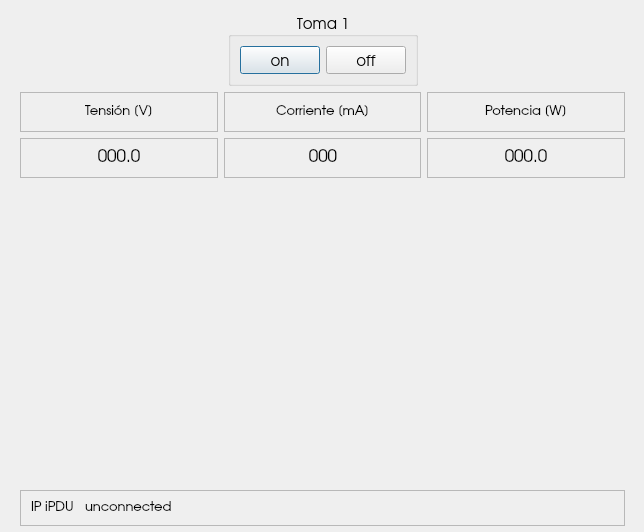
<?xml version="1.0" encoding="UTF-8"?>
<ui version="4.0">
 <class>MainWindow</class>
 <widget class="QMainWindow" name="MainWindow">
  <property name="geometry">
   <rect>
    <x>0</x>
    <y>0</y>
    <width>644</width>
    <height>532</height>
   </rect>
  </property>
  <property name="windowTitle">
   <string>MainWindow</string>
  </property>
  <property name="styleSheet">
   <string notr="true"/>
  </property>
  <widget class="QWidget" name="centralwidget">
   <widget class="QWidget" name="layoutWidget">
    <property name="geometry">
     <rect>
      <x>20</x>
      <y>11</y>
      <width>605</width>
      <height>515</height>
     </rect>
    </property>
    <layout class="QVBoxLayout" name="verticalLayout_6">
     <item>
      <layout class="QVBoxLayout" name="verticalLayout_5">
       <item>
        <layout class="QHBoxLayout" name="ON_OFF">
         <item>
          <spacer name="horizontalSpacer">
           <property name="orientation">
            <enum>Qt::Horizontal</enum>
           </property>
           <property name="sizeHint" stdset="0">
            <size>
             <width>40</width>
             <height>20</height>
            </size>
           </property>
          </spacer>
         </item>
         <item>
          <widget class="QGroupBox" name="groupBox">
           <property name="enabled">
            <bool>true</bool>
           </property>
           <property name="font">
            <font>
             <family>URW Gothic L</family>
             <pointsize>11</pointsize>
             <weight>7</weight>
             <italic>false</italic>
             <bold>false</bold>
            </font>
           </property>
           <property name="toolTip">
            <string>&lt;html&gt;&lt;head/&gt;&lt;body&gt;&lt;p&gt;hola&lt;/p&gt;&lt;/body&gt;&lt;/html&gt;</string>
           </property>
           <property name="layoutDirection">
            <enum>Qt::LeftToRight</enum>
           </property>
           <property name="styleSheet">
            <string notr="true">font: 63 11pt &quot;URW Gothic L&quot;;</string>
           </property>
           <property name="title">
            <string>Toma 1</string>
           </property>
           <property name="alignment">
            <set>Qt::AlignCenter</set>
           </property>
           <property name="flat">
            <bool>false</bool>
           </property>
           <property name="checkable">
            <bool>false</bool>
           </property>
           <layout class="QVBoxLayout" name="verticalLayout">
            <item>
             <layout class="QHBoxLayout" name="horizontalLayout">
              <item>
               <widget class="QPushButton" name="pushButton_on">
                <property name="text">
                 <string>on</string>
                </property>
                <property name="autoDefault">
                 <bool>true</bool>
                </property>
                <property name="default">
                 <bool>true</bool>
                </property>
                <property name="flat">
                 <bool>false</bool>
                </property>
               </widget>
              </item>
              <item>
               <widget class="QPushButton" name="pushButton_off">
                <property name="text">
                 <string>off</string>
                </property>
                <property name="autoDefault">
                 <bool>true</bool>
                </property>
               </widget>
              </item>
             </layout>
            </item>
           </layout>
          </widget>
         </item>
         <item>
          <spacer name="horizontalSpacer_2">
           <property name="orientation">
            <enum>Qt::Horizontal</enum>
           </property>
           <property name="sizeHint" stdset="0">
            <size>
             <width>38</width>
             <height>13</height>
            </size>
           </property>
          </spacer>
         </item>
        </layout>
       </item>
       <item>
        <layout class="QHBoxLayout" name="horizontalLayout_4">
         <item>
          <layout class="QVBoxLayout" name="verticalLayout_2">
           <item>
            <widget class="QFrame" name="frame_3">
             <property name="frameShape">
              <enum>QFrame::StyledPanel</enum>
             </property>
             <property name="frameShadow">
              <enum>QFrame::Raised</enum>
             </property>
             <layout class="QHBoxLayout" name="horizontalLayout_6">
              <item>
               <spacer name="horizontalSpacer_3">
                <property name="orientation">
                 <enum>Qt::Horizontal</enum>
                </property>
                <property name="sizeHint" stdset="0">
                 <size>
                  <width>40</width>
                  <height>20</height>
                 </size>
                </property>
               </spacer>
              </item>
              <item>
               <widget class="QLabel" name="host_2">
                <property name="font">
                 <font>
                  <family>URW Gothic L</family>
                  <pointsize>10</pointsize>
                 </font>
                </property>
                <property name="text">
                 <string>Tensión [V]</string>
                </property>
                <property name="wordWrap">
                 <bool>false</bool>
                </property>
                <property name="margin">
                 <number>0</number>
                </property>
                <property name="indent">
                 <number>0</number>
                </property>
               </widget>
              </item>
              <item>
               <spacer name="horizontalSpacer_4">
                <property name="orientation">
                 <enum>Qt::Horizontal</enum>
                </property>
                <property name="sizeHint" stdset="0">
                 <size>
                  <width>40</width>
                  <height>20</height>
                 </size>
                </property>
               </spacer>
              </item>
             </layout>
            </widget>
           </item>
           <item>
            <widget class="QFrame" name="frame_6">
             <property name="frameShape">
              <enum>QFrame::StyledPanel</enum>
             </property>
             <property name="frameShadow">
              <enum>QFrame::Raised</enum>
             </property>
             <layout class="QHBoxLayout" name="horizontalLayout_9">
              <item>
               <spacer name="horizontalSpacer_9">
                <property name="orientation">
                 <enum>Qt::Horizontal</enum>
                </property>
                <property name="sizeHint" stdset="0">
                 <size>
                  <width>40</width>
                  <height>20</height>
                 </size>
                </property>
               </spacer>
              </item>
              <item>
               <widget class="QLabel" name="V1">
                <property name="font">
                 <font>
                  <family>URW Gothic L</family>
                  <pointsize>13</pointsize>
                 </font>
                </property>
                <property name="text">
                 <string>000.0</string>
                </property>
                <property name="textFormat">
                 <enum>Qt::AutoText</enum>
                </property>
                <property name="alignment">
                 <set>Qt::AlignCenter</set>
                </property>
                <property name="wordWrap">
                 <bool>false</bool>
                </property>
                <property name="margin">
                 <number>0</number>
                </property>
                <property name="indent">
                 <number>0</number>
                </property>
               </widget>
              </item>
              <item>
               <spacer name="horizontalSpacer_10">
                <property name="orientation">
                 <enum>Qt::Horizontal</enum>
                </property>
                <property name="sizeHint" stdset="0">
                 <size>
                  <width>40</width>
                  <height>20</height>
                 </size>
                </property>
               </spacer>
              </item>
             </layout>
            </widget>
           </item>
          </layout>
         </item>
         <item>
          <layout class="QVBoxLayout" name="verticalLayout_3">
           <item>
            <widget class="QFrame" name="frame_4">
             <property name="frameShape">
              <enum>QFrame::StyledPanel</enum>
             </property>
             <property name="frameShadow">
              <enum>QFrame::Raised</enum>
             </property>
             <layout class="QHBoxLayout" name="horizontalLayout_7">
              <item>
               <spacer name="horizontalSpacer_5">
                <property name="orientation">
                 <enum>Qt::Horizontal</enum>
                </property>
                <property name="sizeHint" stdset="0">
                 <size>
                  <width>40</width>
                  <height>20</height>
                 </size>
                </property>
               </spacer>
              </item>
              <item>
               <widget class="QLabel" name="host_3">
                <property name="font">
                 <font>
                  <family>URW Gothic L</family>
                  <pointsize>10</pointsize>
                 </font>
                </property>
                <property name="text">
                 <string>Corriente [mA]</string>
                </property>
                <property name="wordWrap">
                 <bool>false</bool>
                </property>
                <property name="margin">
                 <number>0</number>
                </property>
                <property name="indent">
                 <number>0</number>
                </property>
               </widget>
              </item>
              <item>
               <spacer name="horizontalSpacer_6">
                <property name="orientation">
                 <enum>Qt::Horizontal</enum>
                </property>
                <property name="sizeHint" stdset="0">
                 <size>
                  <width>40</width>
                  <height>20</height>
                 </size>
                </property>
               </spacer>
              </item>
             </layout>
            </widget>
           </item>
           <item>
            <widget class="QFrame" name="frame_7">
             <property name="frameShape">
              <enum>QFrame::StyledPanel</enum>
             </property>
             <property name="frameShadow">
              <enum>QFrame::Raised</enum>
             </property>
             <layout class="QHBoxLayout" name="horizontalLayout_10">
              <item>
               <spacer name="horizontalSpacer_11">
                <property name="orientation">
                 <enum>Qt::Horizontal</enum>
                </property>
                <property name="sizeHint" stdset="0">
                 <size>
                  <width>40</width>
                  <height>20</height>
                 </size>
                </property>
               </spacer>
              </item>
              <item>
               <widget class="QLabel" name="I1">
                <property name="font">
                 <font>
                  <family>URW Gothic L</family>
                  <pointsize>13</pointsize>
                 </font>
                </property>
                <property name="text">
                 <string>000</string>
                </property>
                <property name="textFormat">
                 <enum>Qt::AutoText</enum>
                </property>
                <property name="alignment">
                 <set>Qt::AlignCenter</set>
                </property>
                <property name="wordWrap">
                 <bool>false</bool>
                </property>
                <property name="margin">
                 <number>0</number>
                </property>
                <property name="indent">
                 <number>0</number>
                </property>
               </widget>
              </item>
              <item>
               <spacer name="horizontalSpacer_12">
                <property name="orientation">
                 <enum>Qt::Horizontal</enum>
                </property>
                <property name="sizeHint" stdset="0">
                 <size>
                  <width>40</width>
                  <height>20</height>
                 </size>
                </property>
               </spacer>
              </item>
             </layout>
            </widget>
           </item>
          </layout>
         </item>
         <item>
          <layout class="QVBoxLayout" name="verticalLayout_4">
           <item>
            <widget class="QFrame" name="frame_5">
             <property name="frameShape">
              <enum>QFrame::StyledPanel</enum>
             </property>
             <property name="frameShadow">
              <enum>QFrame::Raised</enum>
             </property>
             <layout class="QHBoxLayout" name="horizontalLayout_8">
              <item>
               <spacer name="horizontalSpacer_7">
                <property name="orientation">
                 <enum>Qt::Horizontal</enum>
                </property>
                <property name="sizeHint" stdset="0">
                 <size>
                  <width>40</width>
                  <height>20</height>
                 </size>
                </property>
               </spacer>
              </item>
              <item>
               <widget class="QLabel" name="host_4">
                <property name="font">
                 <font>
                  <family>URW Gothic L</family>
                  <pointsize>10</pointsize>
                 </font>
                </property>
                <property name="text">
                 <string>Potencia [W]</string>
                </property>
                <property name="wordWrap">
                 <bool>false</bool>
                </property>
                <property name="margin">
                 <number>0</number>
                </property>
                <property name="indent">
                 <number>0</number>
                </property>
               </widget>
              </item>
              <item>
               <spacer name="horizontalSpacer_8">
                <property name="orientation">
                 <enum>Qt::Horizontal</enum>
                </property>
                <property name="sizeHint" stdset="0">
                 <size>
                  <width>40</width>
                  <height>20</height>
                 </size>
                </property>
               </spacer>
              </item>
             </layout>
            </widget>
           </item>
           <item>
            <widget class="QFrame" name="frame_8">
             <property name="frameShape">
              <enum>QFrame::StyledPanel</enum>
             </property>
             <property name="frameShadow">
              <enum>QFrame::Raised</enum>
             </property>
             <layout class="QHBoxLayout" name="horizontalLayout_11">
              <item>
               <spacer name="horizontalSpacer_13">
                <property name="orientation">
                 <enum>Qt::Horizontal</enum>
                </property>
                <property name="sizeHint" stdset="0">
                 <size>
                  <width>40</width>
                  <height>20</height>
                 </size>
                </property>
               </spacer>
              </item>
              <item>
               <widget class="QLabel" name="P1">
                <property name="font">
                 <font>
                  <family>URW Gothic L</family>
                  <pointsize>13</pointsize>
                 </font>
                </property>
                <property name="text">
                 <string>000.0</string>
                </property>
                <property name="textFormat">
                 <enum>Qt::AutoText</enum>
                </property>
                <property name="alignment">
                 <set>Qt::AlignCenter</set>
                </property>
                <property name="wordWrap">
                 <bool>false</bool>
                </property>
                <property name="margin">
                 <number>0</number>
                </property>
                <property name="indent">
                 <number>0</number>
                </property>
               </widget>
              </item>
              <item>
               <spacer name="horizontalSpacer_14">
                <property name="orientation">
                 <enum>Qt::Horizontal</enum>
                </property>
                <property name="sizeHint" stdset="0">
                 <size>
                  <width>40</width>
                  <height>20</height>
                 </size>
                </property>
               </spacer>
              </item>
             </layout>
            </widget>
           </item>
          </layout>
         </item>
        </layout>
       </item>
      </layout>
     </item>
     <item>
      <widget class="MplWidget" name="MplWidget" native="true">
       <property name="minimumSize">
        <size>
         <width>400</width>
         <height>300</height>
        </size>
       </property>
      </widget>
     </item>
     <item>
      <widget class="QFrame" name="frame">
       <property name="frameShape">
        <enum>QFrame::StyledPanel</enum>
       </property>
       <property name="frameShadow">
        <enum>QFrame::Raised</enum>
       </property>
       <layout class="QHBoxLayout" name="horizontalLayout_3">
        <property name="spacing">
         <number>0</number>
        </property>
        <property name="leftMargin">
         <number>10</number>
        </property>
        <property name="topMargin">
         <number>0</number>
        </property>
        <property name="rightMargin">
         <number>10</number>
        </property>
        <property name="bottomMargin">
         <number>0</number>
        </property>
        <item>
         <layout class="QHBoxLayout" name="horizontalLayout_2">
          <item>
           <widget class="QLabel" name="label">
            <property name="font">
             <font>
              <family>URW Gothic L</family>
              <pointsize>10</pointsize>
             </font>
            </property>
            <property name="frameShape">
             <enum>QFrame::NoFrame</enum>
            </property>
            <property name="text">
             <string>IP iPDU   </string>
            </property>
           </widget>
          </item>
          <item>
           <widget class="QLabel" name="host">
            <property name="font">
             <font>
              <family>URW Gothic L</family>
              <pointsize>10</pointsize>
             </font>
            </property>
            <property name="text">
             <string>unconnected</string>
            </property>
            <property name="wordWrap">
             <bool>false</bool>
            </property>
            <property name="margin">
             <number>0</number>
            </property>
            <property name="indent">
             <number>0</number>
            </property>
           </widget>
          </item>
          <item>
           <spacer name="horizontalSpacer_15">
            <property name="orientation">
             <enum>Qt::Horizontal</enum>
            </property>
            <property name="sizeType">
             <enum>QSizePolicy::Expanding</enum>
            </property>
            <property name="sizeHint" stdset="0">
             <size>
              <width>50</width>
              <height>20</height>
             </size>
            </property>
           </spacer>
          </item>
         </layout>
        </item>
       </layout>
      </widget>
     </item>
    </layout>
   </widget>
  </widget>
 </widget>
 <customwidgets>
  <customwidget>
   <class>MplWidget</class>
   <extends>QWidget</extends>
   <header>mplwidget.h</header>
   <container>1</container>
  </customwidget>
 </customwidgets>
 <resources/>
 <connections/>
</ui>
